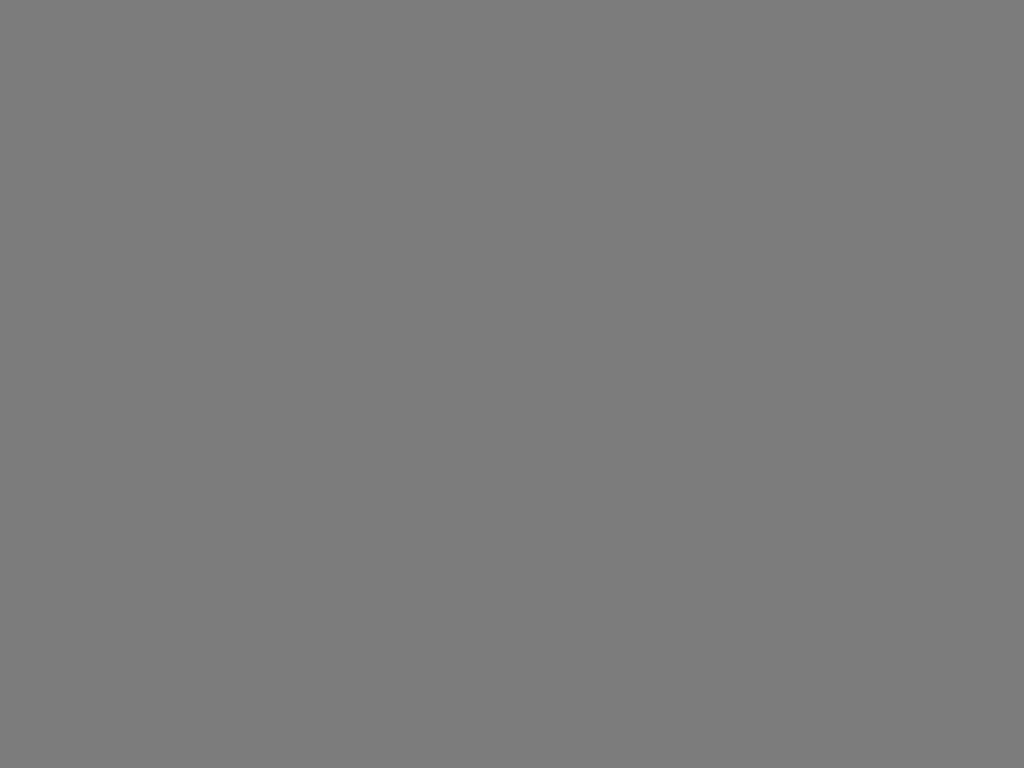
Frame 1 (no input)
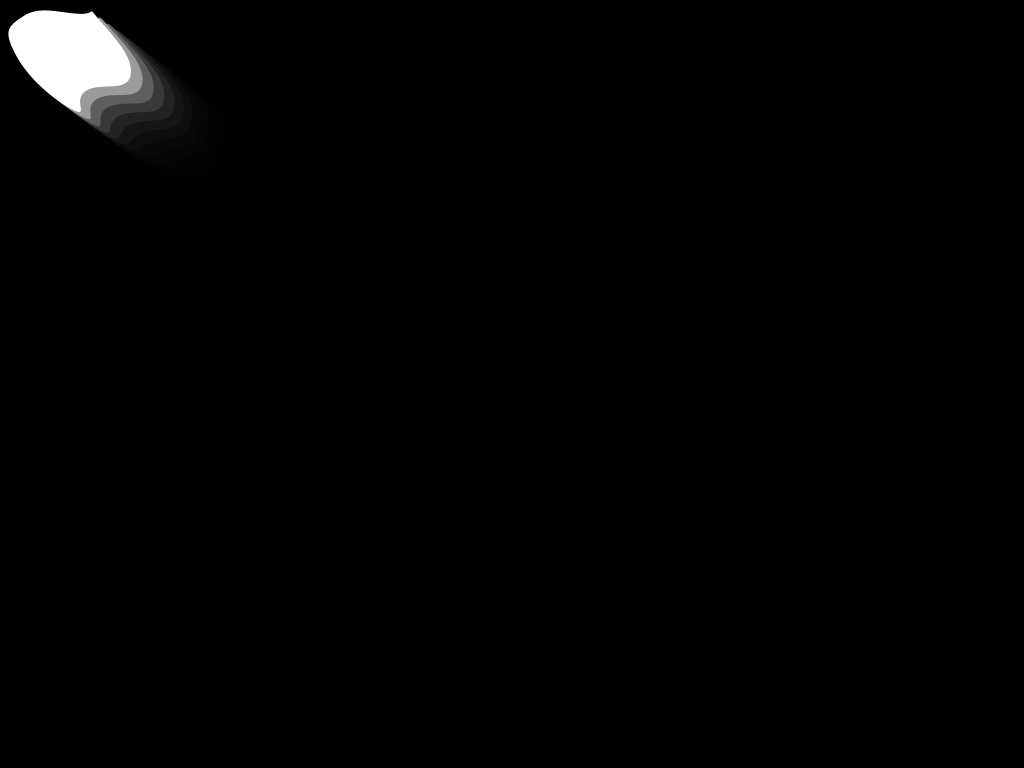
Frame 60 (the mouse pressed at the canvas centre just before this capture)
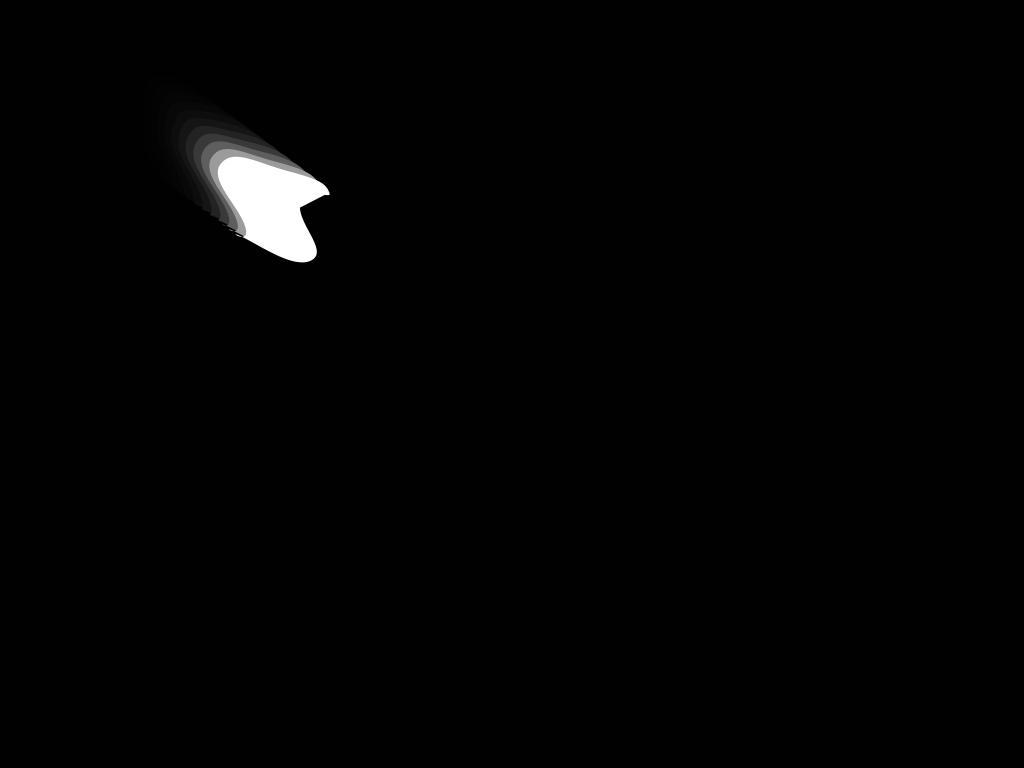
Frame 120 (the mouse held since frame 60 and released just before this capture)

The Processing sketch that drew these frames (run headless with seeded random() and noise(); from frame 60 on, the mouse is pressed at the canvas centre):

// Processing sketch: ex_CreateMultiSymPolygonsSoftBody
// ── ex_CreateMultiSymPolygonsSoftBody.pde
/**
 * Soft Body 
 * by Ira Greenberg.  
 * 
 * Softbody dynamics simulation using curveVertex() and curveTightness().
 */
 
// center point
float centerX = 0, centerY = 0;

float radius = 45, rotAngle = -90;
float accelX, accelY;
float springing = .0009, damping = .98;

//corner nodes
int nodes = 7;
float nodeStartX[] = new float[nodes];
float nodeStartY[] = new float[nodes];
float[]nodeX = new float[nodes];
float[]nodeY = new float[nodes];
float[]angle = new float[nodes];
float[]frequency = new float[nodes];

// soft-body dynamics
float organicConstant = .5;

void setup() {
  size(1024, 768);
  //center shape in window
  centerX = width/2;
  centerY = height/2;
  // iniitalize frequencies for corner nodes
  for (int i=0; i<nodes; i++){
    frequency[i] = random(5, 12);
  }
  noStroke();
  smooth();
  frameRate(30);
}

void draw() {
  //fade background
  fill(0, 100);
  rect(0,0,width, height);
  drawShape();
  moveShape();
}

void drawShape() {
  //  calculate node  starting locations
  for (int i=0; i<nodes; i++){
    nodeStartX[i] = centerX+cos(radians(rotAngle))*radius;
    nodeStartY[i] = centerY+sin(radians(rotAngle))*radius;
    rotAngle += 360.0/nodes;
  }

  // draw polygon
  curveTightness(organicConstant);
  fill(255);
  beginShape();
  for (int i=0; i<nodes; i++){
    curveVertex(nodeX[i], nodeY[i]);
  }
  for (int i=0; i<nodes-1; i++){
    curveVertex(nodeX[i], nodeY[i]);
  }
  endShape(CLOSE);
}

void moveShape() {
  //move center point
  float deltaX = mouseX-centerX;
  float deltaY = mouseY-centerY;

  // create springing effect
  deltaX *= springing;
  deltaY *= springing;
  accelX += deltaX;
  accelY += deltaY;

  // move predator's center
  centerX += accelX;
  centerY += accelY;

  // slow down springing
  accelX *= damping;
  accelY *= damping;

  // change curve tightness
  organicConstant = 1-((abs(accelX)+abs(accelY))*.1);

  //move nodes
  for (int i=0; i<nodes; i++){
    nodeX[i] = nodeStartX[i]+sin(radians(angle[i]))*(accelX*2);
    nodeY[i] = nodeStartY[i]+sin(radians(angle[i]))*(accelY*2);
    angle[i]+=frequency[i];
  }
}
